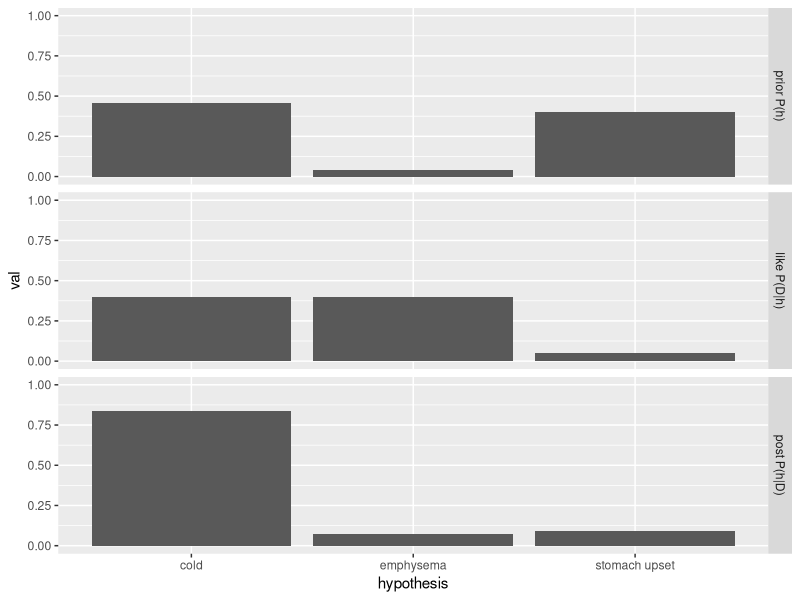
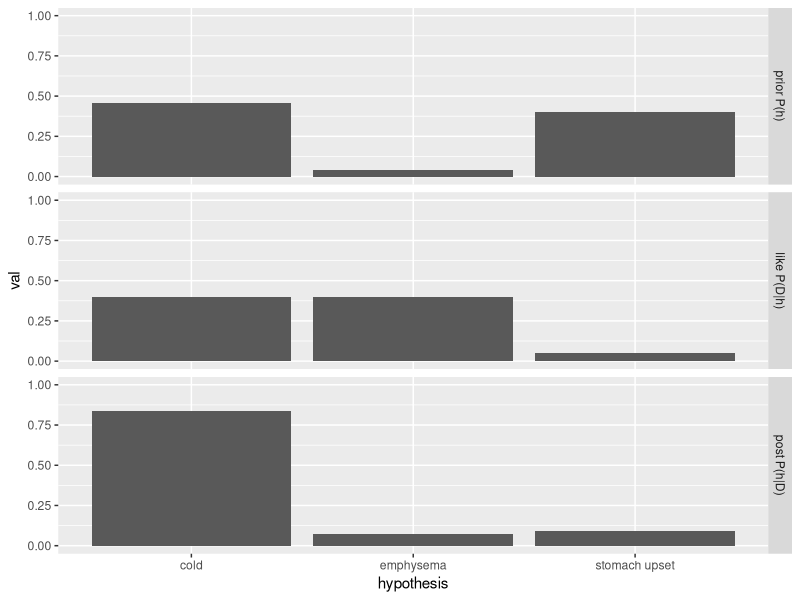

Reproduce these figures in R, in order.
# Code for the coughing friend example

library(ggplot2)
library(tidyverse)
library(here)

h  <- c('cold', 'emphysema', 'stomach upset')
p_h <- c(0.46, 0.04, 0.4)
p_d_given_h <- c(0.4, 0.4, 0.05)

# update prior by multiplying by likelihood
p_h_given_d <- p_d_given_h * p_h

# "normalise" the posterior so that it sums to 1
p_h_given_d <- p_h_given_d / sum(p_h_given_d)


# plot prior, likelihood and posterior
prior <- tibble(h, val=p_h, dist='prior P(h)')
like  <- tibble(h, val=p_d_given_h, dist='like P(D|h)')
post  <- tibble(h, val=p_h_given_d, dist='post P(h|D)')

alld = rbind(prior, like, post)

alld <- alld %>%
    mutate(dist = factor(dist, levels=c("prior P(h)", "like P(D|h)", "post P(h|D)"))
)

pic <- alld %>%
  ggplot(aes(x=h, y = val)) +
  scale_y_continuous(lim=c(0,1)) +  
  geom_col() +
  facet_grid(dist ~ .)  +
  xlab("hypothesis")

plot(pic)

ggsave(here("output","coughingfriend.pdf"), plot = pic, width=4, height=4)

